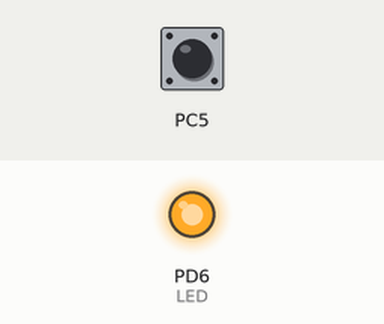
The program below on a simulated ATmega328P, built with avr-gcc and emulated at 16 MHz. Parts: output pins drawn as LEDs (lit = HIGH). Inputs (shaded band) come from the test bench; at power-on: PC5 HIGH.

Above: at 1.0 s.
At 5.5 s:
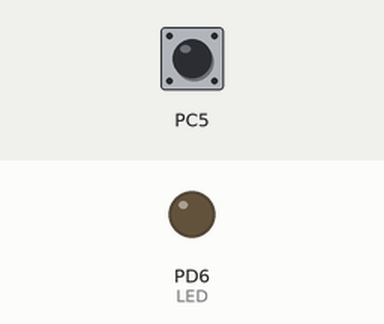
Timing chart, 0 to 6.9 s (numbered marks = the images above):
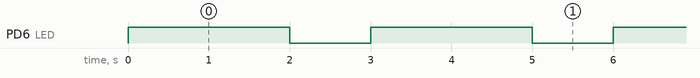

Measured:
- by itself, PD6 (LED): alternates HIGH for 2.0 s and LOW for 1.0 s

The program:

main.c
```c
/*Programa que pisca o led a cada 1s e se clicar no botao fica acesso (utiliza interrupcaum)*/

#define F_CPU 16000000UL

#include <avr/io.h>
#include <util/delay.h>
#include <avr/interrupt.h>

/*
SREG   Global Interrupt Flag
sei(); - habilita interrupcao no micro
cli(); - desabilita
PCICR   Pin Change Interrupt Control Register (PCIEx):
1 - habilita interrupcao em cada port
0 - desabilita
PCMSK   Pin Change Mask Register (PCMSK0/1/2 = A/B/C ) - PCINTx:
1 - habilita interrupcao do pino em alguma port
0 - desabilita
uma imagem diz mais que 1000 bits
portal.vidadesilicio.com.br/wp-content/uploads/2017/05/PCINTESQUEMA.png
*/

int main(void)
{
	cli();// desabilita interrupcao para configurar as bagaca

	DDRD |= (1<<DDB6); // DEFINE LED COMO OUTPUTI

	DDRC &= ~(1<<DDC5); // DEFINE BOTAO COMO SAIR DO ARMARIO
	PORTC |= (1<<PORTC5); // PULL UP LIGADO PARA BOTAO

	PCICR |= (1<<PCIE1); // HABILITA INTERRUPCAO DA PORT D
	PCMSK1 |= (1<<PCINT13); // HABILITA INTERRUPCAO DA PORT D PINO 0

	sei(); //habilita interrupcao da porra toda

	//SUPER LUPI
	while(1){
		//Brilha brilha estrelinha a cada 1S
		PORTD |= (1<<PORTD6);
		_delay_ms(2000);
		PORTD &= ~(1<<PORTD6);
		_delay_ms(1000);
	}

}
ISR(PCINT1_vect){ //ISR (Interrupt Service Routine) - Funcao da interrupcao
	if( (PINC & (1<<PINC5)) == 0){
		_delay_ms(100);
		while( (PINC & (1<<PINC5)) == 0 ){
			PORTD |= (1<<PORTD6); //FASSASSE A LUIZ
		}
		if( (PINC & (1<<PINC5)) != 0 ){
			PORTD &= ~(1<<PORTD6); //AI QUE ESCURIDAUM
		}
	}
}
```
